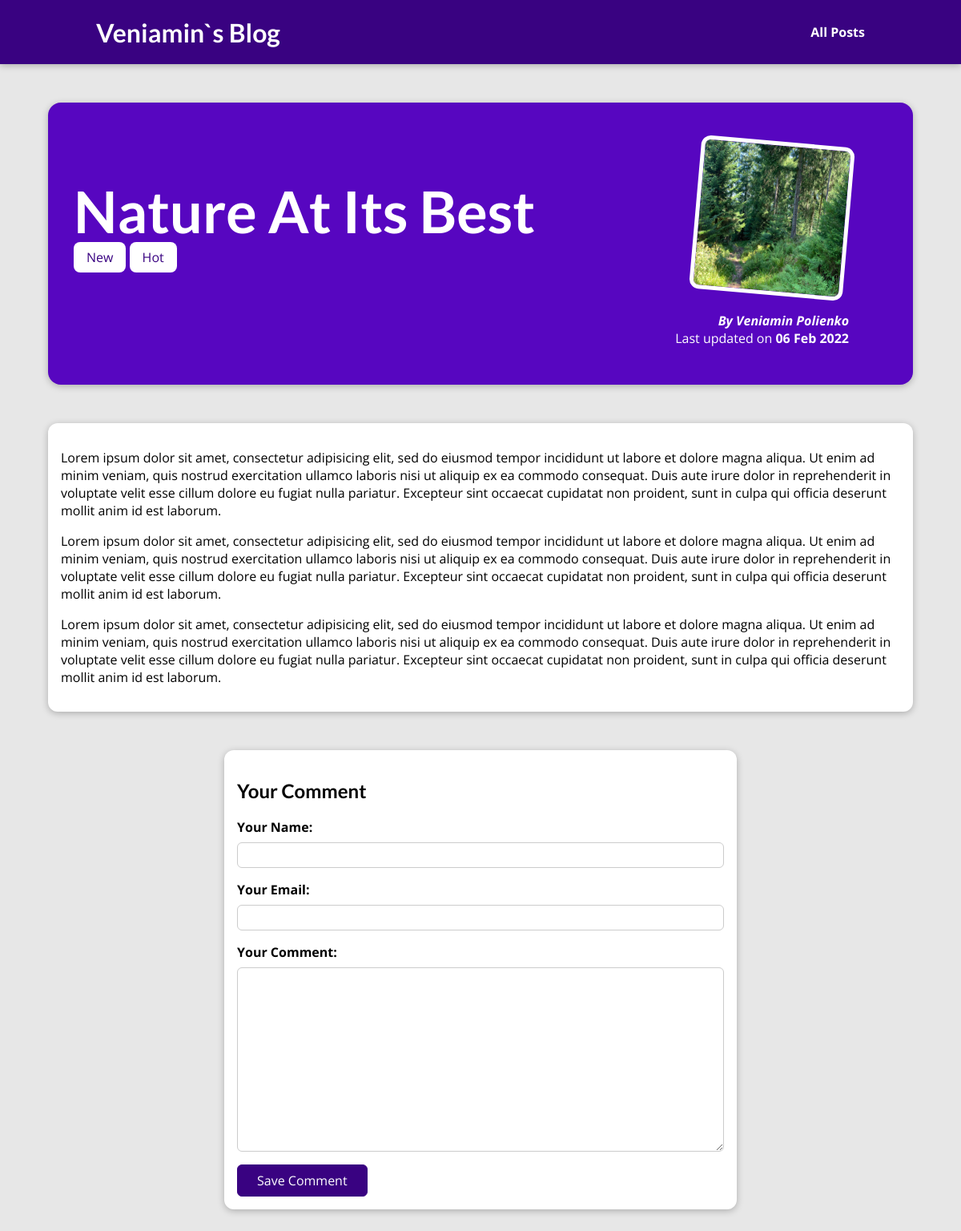
The page /posts/nature-at-its-best on the database its author committed.
### blog/models.py (models this page shows, shortened)
class Post(models.Model):
    title = models.CharField(max_length = 150)
    excerpt = models.CharField(max_length = 200)
    image = models.ImageField(upload_to = 'posts', null = True)
    date = models.DateField(auto_now = True)
    slug = models.SlugField(unique = True, db_index = True)
    content = models.TextField() # validators = [MinValueValidator(10)]
    author = models.ForeignKey(Author, on_delete = models.SET_NULL, null = True, related_name = "posts")
    tags = models.ManyToManyField(Tag)

class Tag(models.Model):
    caption = models.CharField(max_length = 20)

class Author(models.Model):
    first_name = models.CharField(max_length = 100)
    last_name = models.CharField(max_length = 100)
    email_address = models.EmailField()
    def full_name(self):
        return f"{self.first_name} {self.last_name}"
    def __str__(self):
        return self.full_name()

### blog/views.py (the view)
# urls.py: path("posts/<slug:slug>", views.SinglePostView.as_view(), name = "post-detail-page")
class SinglePostView(View):
    template_name = "blog/post-detail.html"
    model = Post
    def get(self, request, slug):
        post = Post.objects.get(slug = slug)
        context = {
            "post": post,
            "post_tags": post.tags.all(),
            "comment_form": CommentForm()
        }
        return render(request, "blog/post-detail.html", context)
    def post(self, request, slug):
        comment_form = CommentForm(request.POST)
        post = Post.objects.get(slug = slug)
        if comment_form.is_valid():
            comment = comment_form.save(commit = False)
            comment.post = post
            comment.save()
            return HttpResponseRedirect(reverse("post-detail-page", args = [slug]))
        context = {
            "post": post,
            "post_tags": post.tags.all(),
            "comment_form": comment_form
        }
        return render(request, "blog/post-detail.html", context)

### blog/forms.py
class CommentForm(forms.ModelForm):
    class Meta:
        model = Comment
        exclude = ["post"]
        labels = {
            "user_name": "Your Name",
            "user_email": "Your Email",
            "text": "Your Comment"
        }

### blog/templates/blog/post-detail.html (shortened to what this page needs)
{% extends "base.html" %}
{% load static %}
{% block css_files %}
  <link rel="stylesheet" href="{% static 'blog/post-detail.css' %}">
{% endblock %}
{% block content %}
  <section id="summary">
    <h2>{{ post.title }}</h2>
    <div class="">
      {% for tag in post_tags %}
        <span class = "tag">{{ tag.caption }}</span>
      {% endfor %}
    </div>
    <article>
      <img src="{{ post.image.url }}" alt="{{ post.title }}">
      <address>By <a href="mailto:{{ post.author.email_address }}">{{ post.author }}</a></address>
      <div>
        Last updated on <time>{{ post.date|date:"d M Y" }}</time>
      </div>
    </article>
  </section>
  <main>
    {{ post.content|linebreaks }}
  </main>
  <section id="comment-form">
    <h2>Your Comment</h2>
    <form action="{% url 'post-detail-page' post.slug %}" method="post">
      {% for form_field in comment_form %}
        <div class="form-control">
          {{ form_field.label_tag }}
          {{ form_field }}
        </div>
      {% endfor %}
      <button>Save Comment</button>
    </form>
  </section>
{% endblock %}

### static/app.css (style rules this page uses)
* { box-sizing: border-box; }
html { font-family: 'Open Sans', 'Lato', sans-serif; }
body { margin: 0; }
h1, h2, h3 { font-family: 'Lato', sans-serif; font-weight: bold; }

### blog/static/blog/post-detail.css (style rules this page uses)
body { background-color: #e7e7e7; }
#summary { margin: 8rem auto 3rem auto; padding: 2rem; width: 90%; max-width: 90rem; border-radius: 16px; background-color: #5706c0; position: relative; box-shadow: 0 2px 8px rgba(0, 0, 0, 0.25); height: 22rem; }
#summary h2 { color: white; font-size: 4.5rem; margin-bottom: 0.25rem; }
#summary article { position: absolute; top: 2rem; right: 3rem; padding: 1rem 2rem; border-radius: 12px; text-align: right; color: white; }
#summary article img { width: 12rem; height: 12rem; border-radius: 12px; transform: rotateZ(5deg); border: 5px solid white; margin-bottom: 1rem; }
#summary address { font-weight: bold; }
#summary a { color: white; text-decoration: none; }
#summary time { font-weight: bold; }
main { width: 90%; max-width: 90rem; margin: 3rem auto; background-color: white; padding: 1rem; border-radius: 12px; box-shadow: 0 2px 8px rgba(0, 0, 0, 0.25); }
.tag { background-color: white; color: #390281; padding: 0.5rem 1rem; border-radius: 8px; }
#comment-form { margin: 3rem auto; width: 90%; max-width: 40rem; border-radius: 12px; background-color: white; box-shadow: 0 2px 8px rgba(0, 0, 0, 0.25); padding: 1rem; }
#comment-form button { font: inherit; background-color: #390281; color: white; border: 1px solid #390281; padding: 0.5rem 1.5rem; border-radius: 6px; cursor: pointer; }
.form-control { margin-bottom: 1rem; }
.form-control label { font-weight: bold; margin-bottom: 0.5rem; display: block; }
.form-control input, .form-control textarea { display: block; width: 100%; font: inherit; padding: 0.25rem; border-radius: 6px; border: 1px solid #ccc; }

### rows shown on the page
Post: title "Nature At Its Best", image (picture), author "Veniamin Polienko", date "06 Feb 2022", content "Lorem ipsum dolor sit amet, consectetur adipisicing elit, sed do eiusmod tempor incididunt ut labore et dolore magna aliqua. Ut enim ad minim veniam, quis nostrud exercitation ullamco laboris nisi ut aliquip ex ea commodo consequat. Duis aute irure dolor in reprehenderit in voluptate velit esse cillum dolore eu fugiat nulla pariatur. Excepteur sint occaecat cupidatat non proident, sunt in culpa qui officia deserunt mollit anim id est laborum. Lorem ipsum dolor sit amet, consectetur adipisicing elit, sed do eiusmod tempor incididunt ut labore et dolore magna aliqua. Ut enim ad minim veniam, quis nostrud exercitation ullamco laboris nisi ut aliquip ex ea commodo consequat. Duis aute irure…"
Tag: caption "New"
Tag: caption "Hot"
